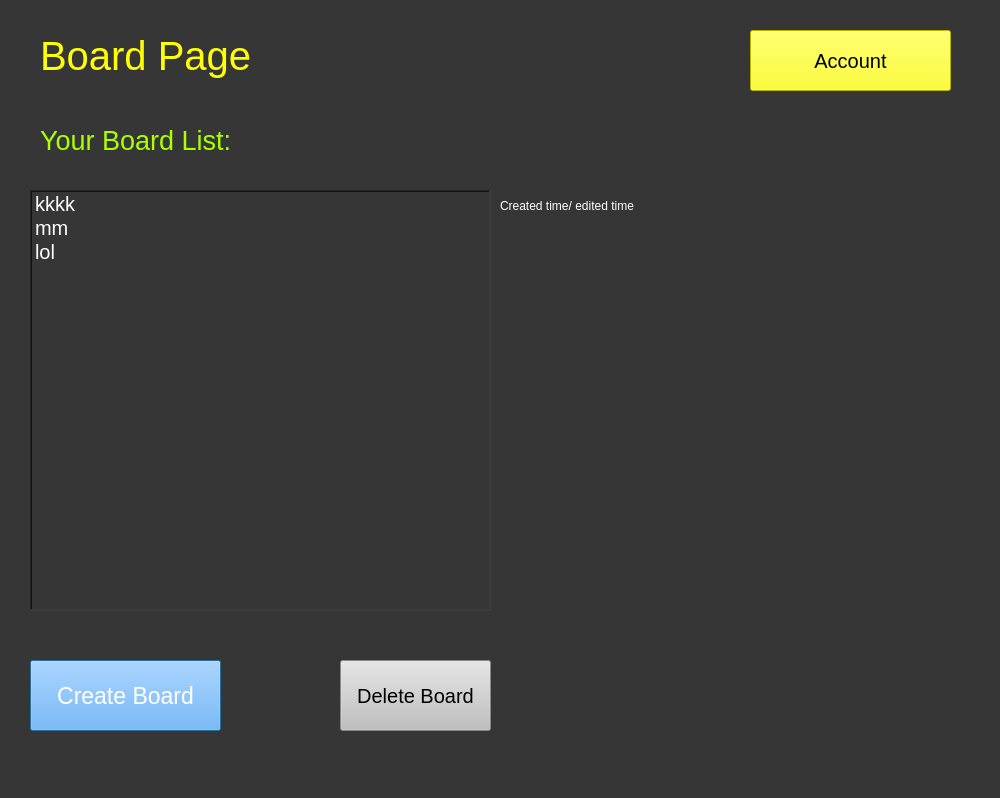
<?xml version="1.0" encoding="UTF-8"?>
<ui version="4.0">
 <class>Dialog</class>
 <widget class="QDialog" name="Dialog">
  <property name="geometry">
   <rect>
    <x>0</x>
    <y>0</y>
    <width>1000</width>
    <height>798</height>
   </rect>
  </property>
  <property name="windowTitle">
   <string>Dialog</string>
  </property>
  <property name="styleSheet">
   <string notr="true">background-color: rgb(170, 170, 255);
background-color: rgb(54, 54, 54);</string>
  </property>
  <widget class="QLabel" name="label">
   <property name="geometry">
    <rect>
     <x>40</x>
     <y>20</y>
     <width>391</width>
     <height>71</height>
    </rect>
   </property>
   <property name="styleSheet">
    <string notr="true">color:rgb(255, 255, 0);
font-size:30pt;</string>
   </property>
   <property name="text">
    <string>Board Page</string>
   </property>
  </widget>
  <widget class="QLabel" name="label_2">
   <property name="geometry">
    <rect>
     <x>40</x>
     <y>110</y>
     <width>291</width>
     <height>61</height>
    </rect>
   </property>
   <property name="styleSheet">
    <string notr="true">font-size:20pt;
color:rgb(170, 255, 0)</string>
   </property>
   <property name="text">
    <string>Your Board List:</string>
   </property>
  </widget>
  <widget class="QListWidget" name="boardlist">
   <property name="geometry">
    <rect>
     <x>30</x>
     <y>190</y>
     <width>461</width>
     <height>421</height>
    </rect>
   </property>
   <property name="toolTip">
    <string>&lt;html&gt;&lt;head/&gt;&lt;body&gt;&lt;p align=&quot;center&quot;&gt;jokl&lt;/p&gt;&lt;/body&gt;&lt;/html&gt;</string>
   </property>
   <property name="styleSheet">
    <string notr="true">color:rgb(255, 255, 255);
font-size:15pt;
</string>
   </property>
   <property name="frameShape">
    <enum>QFrame::WinPanel</enum>
   </property>
   <property name="lineWidth">
    <number>18</number>
   </property>
   <property name="midLineWidth">
    <number>13</number>
   </property>
   <item>
    <property name="text">
     <string>kkkk</string>
    </property>
   </item>
   <item>
    <property name="text">
     <string>mm</string>
    </property>
   </item>
   <item>
    <property name="text">
     <string>lol</string>
    </property>
   </item>
   <item>
    <property name="text">
     <string/>
    </property>
   </item>
  </widget>
  <widget class="QPushButton" name="addboardbutton">
   <property name="geometry">
    <rect>
     <x>30</x>
     <y>660</y>
     <width>191</width>
     <height>71</height>
    </rect>
   </property>
   <property name="styleSheet">
    <string notr="true">color:rgb(255, 255, 255);
font-size:17pt;
background-color:rgb(85, 170, 255)</string>
   </property>
   <property name="text">
    <string>Create Board</string>
   </property>
  </widget>
  <widget class="QPushButton" name="accountbutton">
   <property name="geometry">
    <rect>
     <x>750</x>
     <y>30</y>
     <width>201</width>
     <height>61</height>
    </rect>
   </property>
   <property name="styleSheet">
    <string notr="true">color:rgb(0, 0, 0);
font-size:15pt;
background-color:rgb(255, 255, 0)</string>
   </property>
   <property name="text">
    <string>Account</string>
   </property>
  </widget>
  <widget class="QLabel" name="label_3">
   <property name="geometry">
    <rect>
     <x>500</x>
     <y>190</y>
     <width>211</width>
     <height>31</height>
    </rect>
   </property>
   <property name="styleSheet">
    <string notr="true">color:rgb(255, 255, 255)</string>
   </property>
   <property name="text">
    <string>Created time/ edited time</string>
   </property>
  </widget>
  <widget class="QPushButton" name="deleteboardbutton">
   <property name="geometry">
    <rect>
     <x>340</x>
     <y>660</y>
     <width>151</width>
     <height>71</height>
    </rect>
   </property>
   <property name="styleSheet">
    <string notr="true">color:rgb(0, 0, 0);
font-size: 15pt;
background-color:rgb(191, 191, 191);</string>
   </property>
   <property name="text">
    <string>Delete Board</string>
   </property>
  </widget>
 </widget>
 <resources/>
 <connections/>
</ui>
